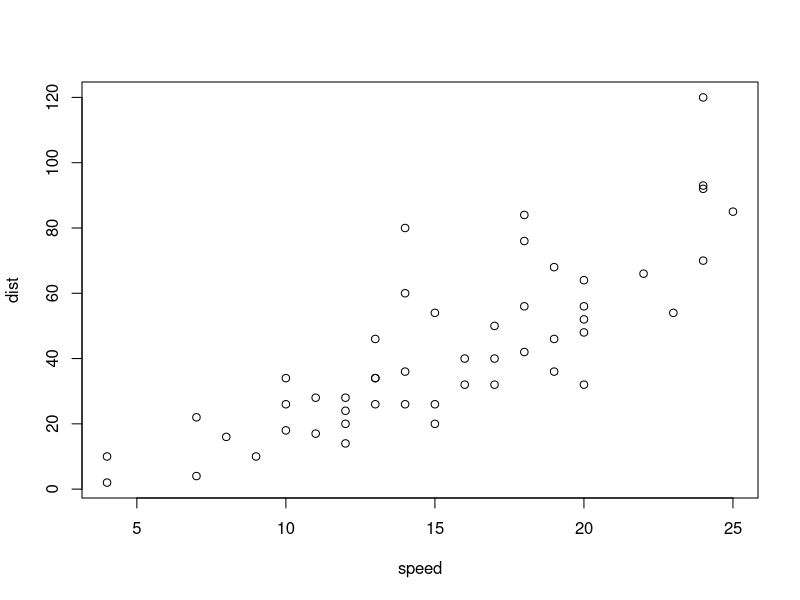
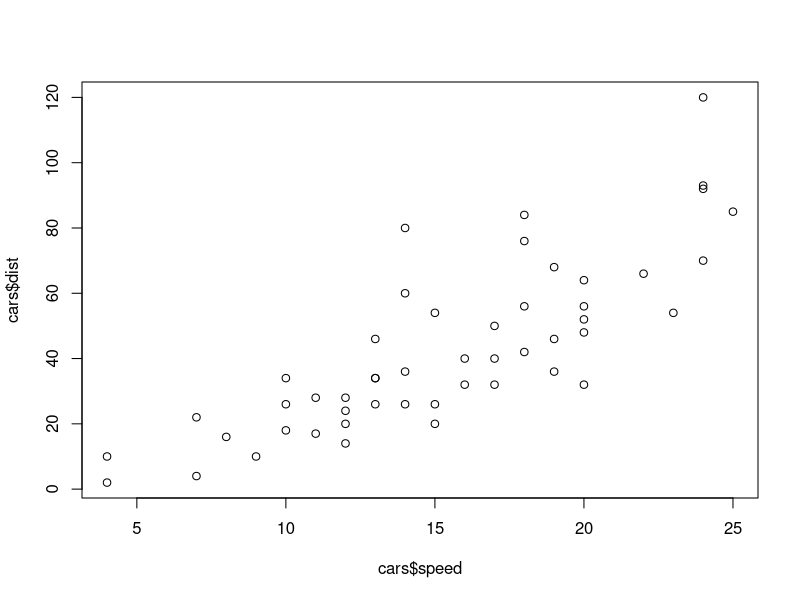
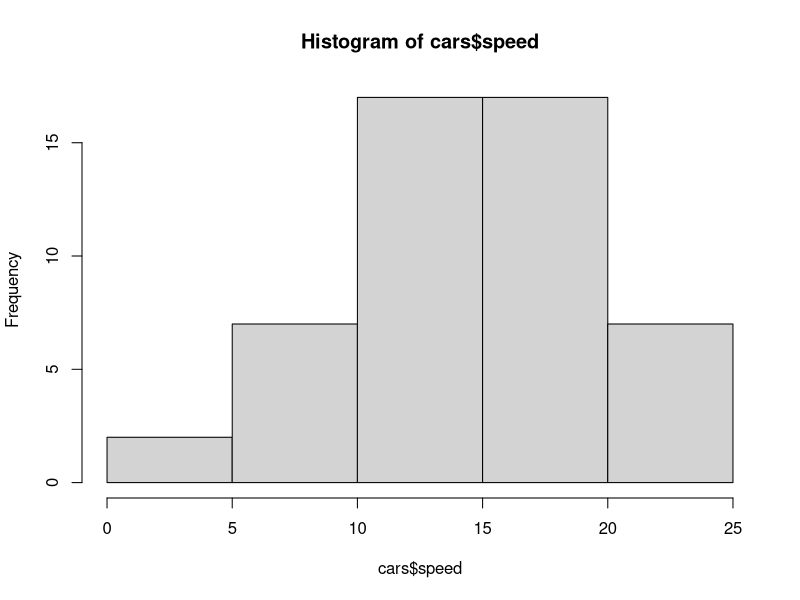
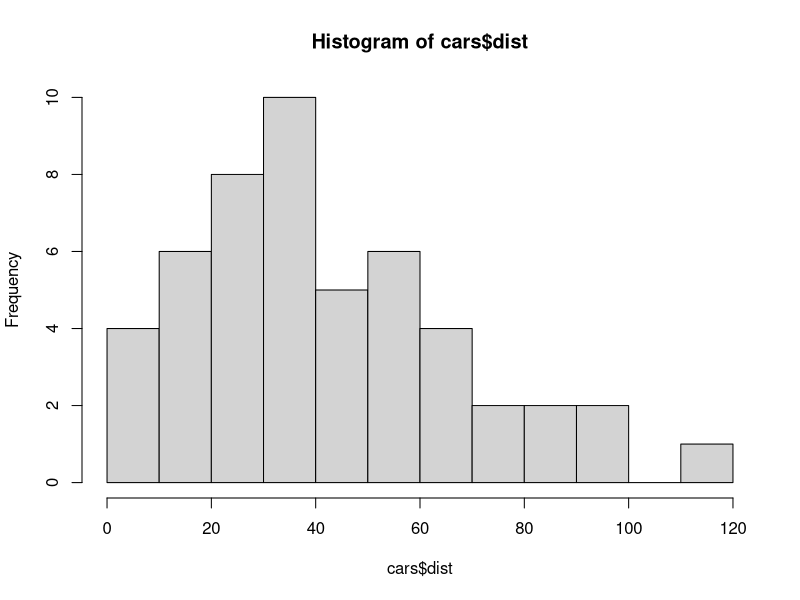
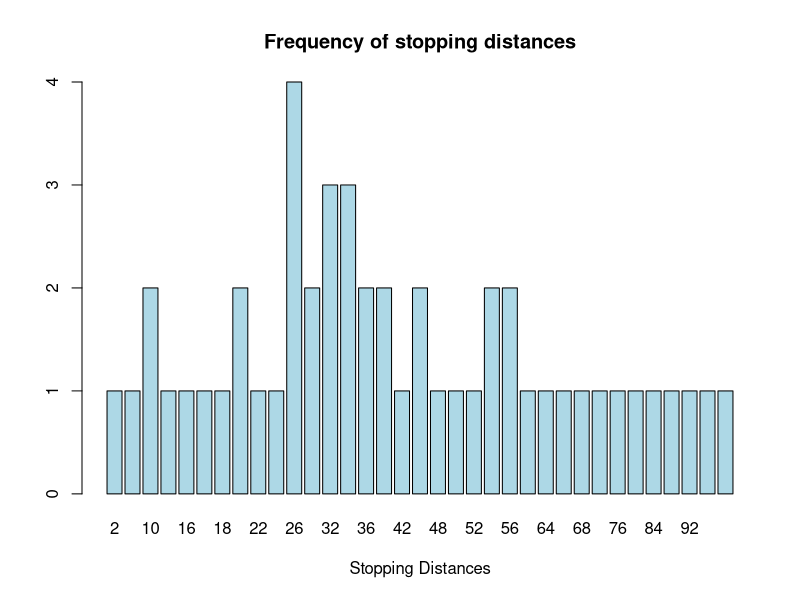
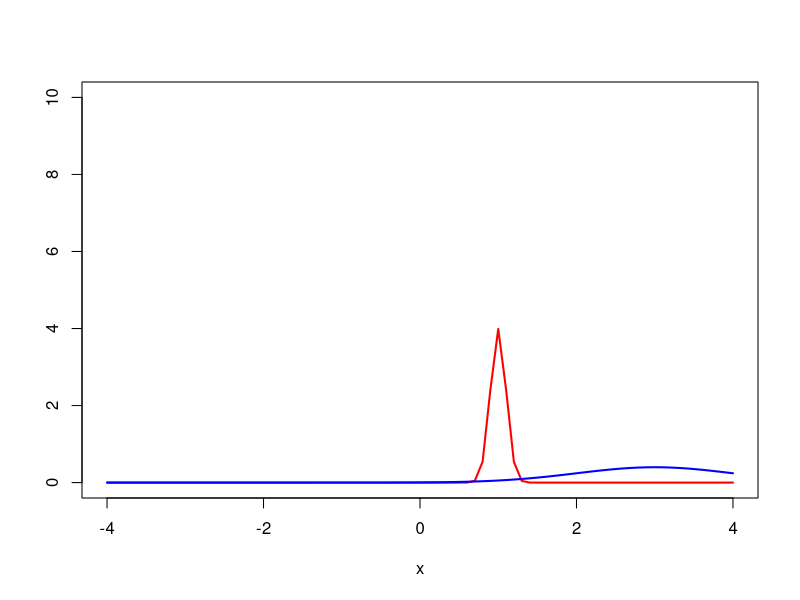

These charts were generated, in order, by the following R code:
## ---- chunk 1
knitr::opts_chunk$set(echo = TRUE, warning=FALSE, message=FALSE)
## ---- chunk 2
rm(list = setdiff(ls(), lsf.str()))
# Vectors and Factors
# Create a vector as input.
data <- c("East","West","East","North","North","East","West","West","West","East","North")

print(data)
print(is.factor(data))
## ---- chunk 3
# Apply the factor function.
factor_data <- factor(data)

print(factor_data)
print(is.factor(factor_data))
## ---- chunk 4
# Data frames
# Create the vectors for data frame.
height <- c(132,151,162,139,166,147,122)
weight <- c(48,49,66,53,67,52,40)
gender <- c("male","male","female","female","male","female","male")

# Create the data frame.
input_data <- data.frame(height,weight,gender)
print(input_data)
## ---- chunk 5
# Test if the gender column is a factor.
print(is.factor(input_data$gender))

# Print the gender column so see the levels.
print(input_data$gender)
## ---- chunk 6
# # Function Syntax
# 
# function_name <- function(arg_1, arg_2, ...) {
#    Function body 
# }


# Create a function with arguments.
new.function <- function(a,b,c) {
   result <- a * b + c
   print(result)
}

# Call the function by position of arguments.
new.function(5,3,11)

# Call the function by names of the arguments.
new.function(a = 11, b = 5, c = 3)
## ---- chunk 7
# From Mariam Aly's tutorial
##############################################################################
## Factors
##############################################################################
# A factor is a vector object used to specify a discrete classification (grouping) of the components of other vectors of the same length.
# can be ordered or unordered

## Example for 'ragged arrays', which can have subclasses of different sizes
# say you have 6 subjects and 3 conditions in your experiment
# this is a list of the condition that each subject took part in
condition=c('faces','scenes','objects','faces','scenes','objects')
# can create a factor for condition
conditionf=factor(condition) #use the factor() function
# print to screen
print(conditionf)
# produces: 
# faces   scenes  objects faces   scenes  objects
# Levels: faces objects scenes
# can ask specifically for the levels of the factor
levels(conditionf) # returns "faces"   "objects" "scenes"

# you can then use the tapply() function to calculate things like the mean for a variable you have for each of your factors
# continued from above
accuracy=c(90,88,72,84,81,94) # accuracy for each of you 6 subjects, in the same order in which you input the conditions (i.e. f,s,o,f,s,o)

# now calculate the mean accuracy for each condition using tapply()
# this function takes this form: tapply(data,factor/index variable,function), where factor/index is the factor variable you created and function is what you want to do on the data

# so if you want to see mean age for males and females, data=age, factor/index=gender, function=mean
	# looks at data in the first variable as a function of different levels of the second variable
# note that tapply() will work even if the second argument is not a factor, because the argument will be coerced into a factor when necessary (using as.factor())

# e.g. calculate the mean
condaccmeans=tapply(accuracy,conditionf,mean)
print(condaccmeans)
# returns :
# faces objects  scenes 
  # 87.0    83.0    84.5 
  	# would work if you use tapply(accuracy,condition,mean) because condition would be coerced into a factor
  
# The function tapply() is used to apply a function, here mean(), to each group  of components of the first argument, here accuracy, defined by the levels of the second component,here conditionf, as if they were separate vector structures. The result is a structure of the same length as the levels attribute of the factor containing the results.

## ---- chunk 8
View(cars)
## ---- chunk 9
summary(cars)
## ---- chunk 10
plot(cars)
## ---- chunk 11
# Q1: what do you think is the relationship between speed and stopping distance based on the scatterplot? +, -, or no relationship? (use the plot function)
plot(cars$speed,cars$dist)
## There is a positive relationship between speed and stopping distance. As speed increases, stopping distance increases.
## Hence + relationship
## ---- chunk 12
# Q2: plot a histogram of car speeds (use hist) 
hist(cars$speed)
## ---- chunk 13
# Q3: what is the most frequent stopping distance in this dataset (an approx bin of distances is fine)?
hist(cars$dist,10)
frequent_dist <- table(cars$dist)
## ---- chunk 14
barplot(frequent_dist,main="Frequency of stopping distances",xlab="Stopping Distances",col="lightblue",border="black")
## ---- chunk 15

## ---- chunk 16

# Grid of X-axis values
x <- seq(-4, 4, 0.1)

#-----------------------------------------
# Same standard deviation, different mean
#-----------------------------------------
# Mean 0, sd 1
plot(x, dnorm(x, mean = 1, sd = 0.1), type = "l",
     ylim = c(0, 10), ylab = "", lwd = 2, col = "red")
# Mean 3, sd 1
lines(x, dnorm(x, mean = 3, sd = 1), col = "blue", lty = 1, lwd = 2)
## ---- chunk 17
# Write your answer here

